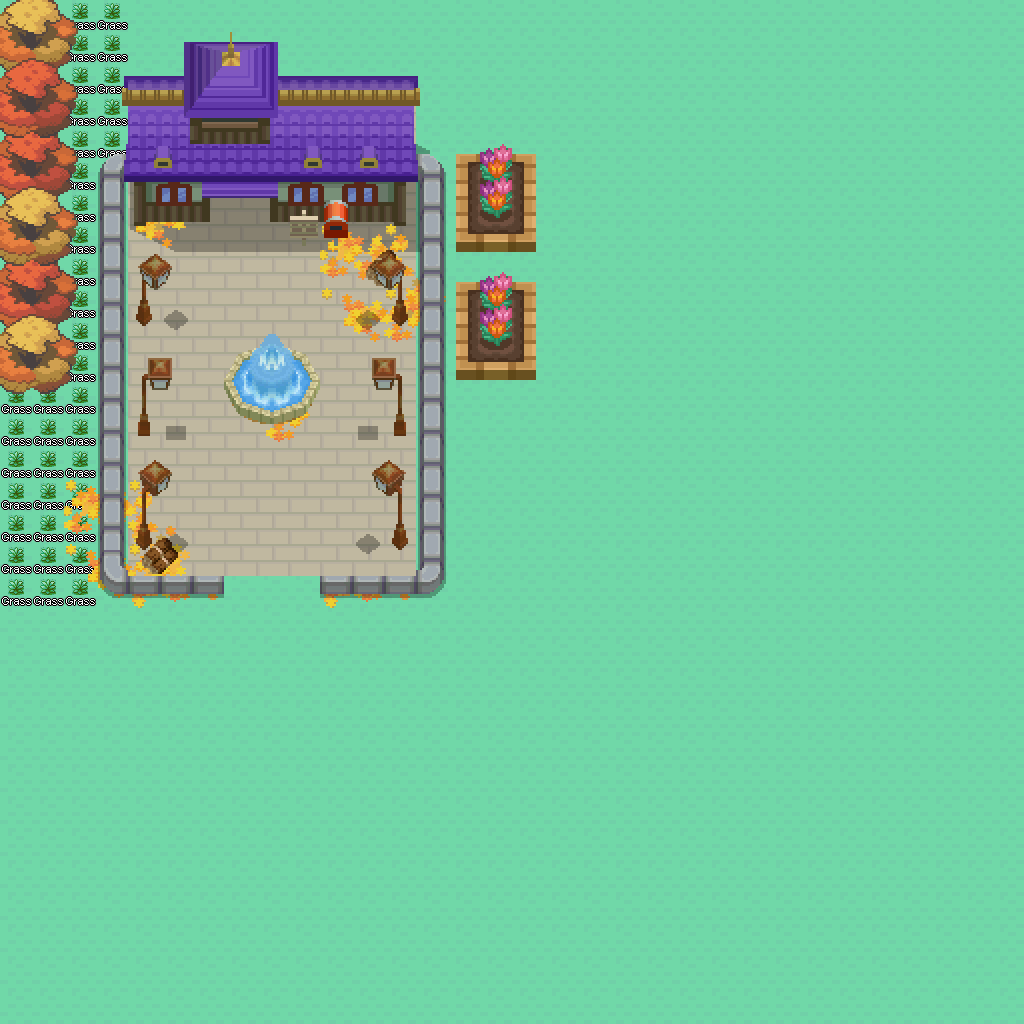

This game map was drawn from its Tiled (.tmx) file and the tilesets committed beside it. A one-line description and the trimmed map source follow:
An orthogonal 32x32 tile map with 32x32 px tiles, 17 tile layers (Herbe_, Fleur_, Sol_, Maison_Violette_Ombre_, ...), 7 tilesets.

<map version="1.10" tiledversion="1.11.2" orientation="orthogonal" renderorder="right-down" compressionlevel="0" width="32" height="32" tilewidth="32" tileheight="32" infinite="0" nextlayerid="21" nextobjectid="1">
 <tileset firstgid="1" source="../Tilesets/TECH-borders.tsx" />
 <tileset firstgid="361" source="../Tilesets/TECH-Assets.tsx" />
 <tileset firstgid="8041" source="../Tilesets/systemtags.tsx" />
 <tileset firstgid="8169" source="../Tilesets/TECH-Nature.tsx" />
 <tileset firstgid="11289" source="../Tilesets/passages.tsx" />
 <tileset firstgid="11433" source="../Tilesets/TECH-Buildings.tsx" />
 <tileset firstgid="36009" source="../Tilesets/TECH-Mounts.tsx" />
 <group id="4" name="Z=0">
  <layer id="2" name="Herbe_" width="32" height="32">
   <data>[1024 cells, 1024 non-empty, 2 distinct tile ids]</data>
  </layer>
  <layer id="3" name="Fleur_" width="32" height="32">
   <data>[1024 cells, 0 non-empty, 0 distinct tile ids]</data>
  </layer>
  <layer id="4" name="Sol_" width="32" height="32">
   <data>[1024 cells, 92 non-empty, 2 distinct tile ids]</data>
  </layer>
 </group>
 <group id="3" name="Z=1">
  <layer id="20" name="Maison_Violette_Ombre_" width="32" height="32">
   <data>[1024 cells, 40 non-empty, 40 distinct tile ids]</data>
  </layer>
  <layer id="15" name="Feuilles_" width="32" height="32">
   <data>[1024 cells, 44 non-empty, 27 distinct tile ids]</data>
  </layer>
  <layer id="19" name="Fontaine_" width="32" height="32">
   <data>[1024 cells, 12 non-empty, 12 distinct tile ids]</data>
  </layer>
  <layer id="16" name="Tasdebois_" width="32" height="32">
   <data>[1024 cells, 8 non-empty, 4 distinct tile ids]</data>
  </layer>
  <layer id="17" name="Parterre_" width="32" height="32">
   <data>[1024 cells, 24 non-empty, 12 distinct tile ids]</data>
  </layer>
  <layer id="18" name="Fleurs_" width="32" height="32">
   <data>[1024 cells, 6 non-empty, 3 distinct tile ids]</data>
  </layer>
  <layer id="11" name="Lampadaire_" width="32" height="32">
   <data>[1024 cells, 42 non-empty, 42 distinct tile ids]</data>
  </layer>
  <layer id="8" name="Arbre_Rouge_" width="32" height="32">
   <data>[1024 cells, 28 non-empty, 18 distinct tile ids]</data>
  </layer>
  <layer id="9" name="Maison_Violette_" width="32" height="32">
   <data>[1024 cells, 21 non-empty, 21 distinct tile ids]</data>
  </layer>
  <layer id="12" name="Pancarte_" width="32" height="32">
   <data>[1024 cells, 2 non-empty, 2 distinct tile ids]</data>
  </layer>
  <layer id="13" name="Boitoletr_" width="32" height="32">
   <data>[1024 cells, 2 non-empty, 2 distinct tile ids]</data>
  </layer>
  <layer id="14" name="Barriere_" width="32" height="32">
   <data>[1024 cells, 36 non-empty, 11 distinct tile ids]</data>
  </layer>
 </group>
 <group id="1" name="Z=2">
  <layer id="10" name="Maison_Violette_Toit_" width="32" height="32">
   <data>[1024 cells, 48 non-empty, 48 distinct tile ids]</data>
  </layer>
  <layer id="7" name="Arbre_Rouge_" width="32" height="32">
   <data>[1024 cells, 30 non-empty, 20 distinct tile ids]</data>
  </layer>
 </group>
</map>
